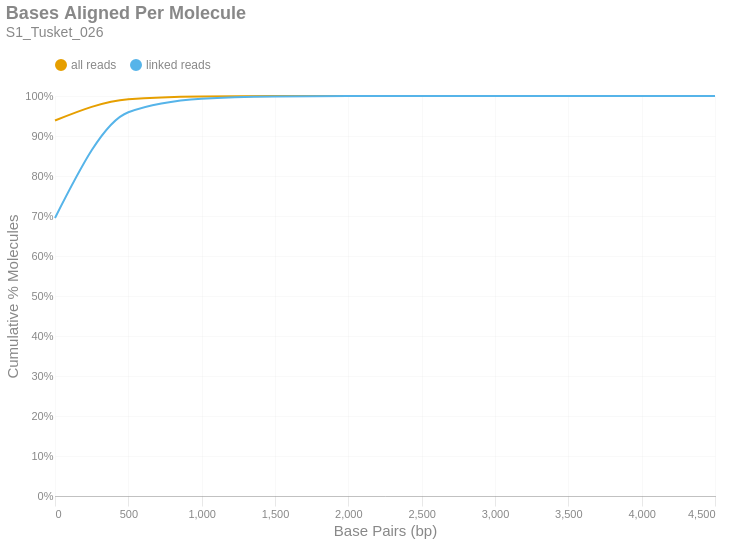

Notebook code for this chart:
### Markdown cell above
### Bases Aligned Per Molecule
This is a cumulative frequency distribution showing the number of base pairs aligned per unique molecule. These data are shown in 500 bp bins. There are two distributions: one with `all reads` (yellow) and another with only `linked reads` (blue). The percent of molecules in the `linked reads` distribution is relative to the total number of linked molecules.

### Code cell
if SKIPLR:
    print_html(f"Skipped")
else:
    binned_df = consolidated_hist(valids['aligned_bp'], mask, 500, True)
    with SafeRender(binned_df):
        (
            density_plot(binned_df, 'Bases Aligned Per Molecule', samplename, 'basesper')
            .encode(
                x=alt.X('bin:Q', title="Base Pairs (bp)").axis(tickMinStep=500).scale(padding=0),
                y=alt.Y('value:Q', title='Cumulative % Molecules')
                    .axis(format='%')
                    .scale(domain = [0,1])
                    .stack(False),
                color=alt.Color("key:N").scale(domain = ["all reads", "linked reads"]),
                tooltip = [
                    alt.Tooltip("key:N", title = "Data Type"),
                    alt.Tooltip("range_label:N", title="Bases Aligned Per Molecule"),
                    alt.Tooltip("value:Q", format = ".2%", title="% Molecules (Cum.)")
                ]
            )
        ).display()

### Figure 1 — Vega-Lite specification as saved in the notebook (floating-point values rounded to 4 significant figures)
{"width": "container", "height": 400, "config": {"title": {"anchor": "start", "dy": -15, "fontSize": 18, "color": "#888888", "subtitleColor": "#888888", "subtitleFontSize": 14}, "arc": {"fill": "#0072B2"}, "axis": {"domainColor": "#888888", "domainWidth": 0.5, "gridWidth": 0.2, "grid": false, "titleFontWeight": 400, "titleFontSize": 15, "labelFontSize": 11, "labelColor": "#888888", "tickColor": "#888888", "tickWidth": 0.2, "titleColor": "#888888"}, "axisBand": {"grid": false}, "axisX": {"grid": true, "tickSize": 10, "domainCap": "round"}, "axisY": {"domain": false, "grid": true, "tickSize": 0, "domainCap": "round"}, "background": "transparent", "header": {"labelFontSize": 15, "labelColor": "#888888", "titleFontSize": 15, "titleFontWeight": 600, "titleColor": "#888888"}, "legend": {"labelFont": "sans-serif", "labelFontSize": 12, "labelColor": "#888888", "symbolSize": 100, "symbolType": "circle", "titleFontSize": 12, "titlePadding": 10, "titleColor": "#888888", "title": null, "orient": "top"}, "range": {"category": ["#E69F00", "#56B4E9", "#009E73", "#F0E442", "#0072B2", "#D55E00", "#CC79A7", "#000000"], "diverging": ["#cfe8f3", "#a2d4ec", "#73bfe2", "#46abdb", "#1696d2", "#12719e"]}, "area": {"fill": "#0072B2", "fillOpacity": 0.7, "line": true, "strokeOpacity": 0.7}, "line": {"color": "#0072B2", "stroke": "#0072B2", "strokeWidth": 2}, "trail": {"color": "#0072B2", "stroke": "#0072B2", "strokeWidth": 0, "size": 1}, "point": {"filled": true, "fillOpacity": 1.0, "size": 95}, "text": {"color": "#888888", "fontSize": 11, "align": "right", "fontWeight": 400, "size": 11}, "bar": {"fill": "#0072B2", "stroke": null}, "view": {"stroke": null, "continuousWidth": 660, "continuousHeight": 400}}, "data": {"name": "data-031cfe5630584d7893ae5944094f646a"}, "mark": {"type": "line", "interpolate": "monotone", "point": {"opacity": 0, "size": 275}}, "encoding": {"color": {"field": "key", "scale": {"domain": ["all reads", "linked reads"]}, "type": "nominal"}, "tooltip": [{"field": "key", "title": "Data Type", "type": "nominal"}, {"field": "range_label", "title": "Bases Aligned Per Molecule", "type": "nominal"}, {"field": "value", "format": ".2%", "title": "% Molecules (Cum.)", "type": "quantitative"}], "x": {"axis": {"tickMinStep": 500}, "field": "bin", "scale": {"padding": 0}, "title": "Base Pairs (bp)", "type": "quantitative"}, "y": {"axis": {"format": "%"}, "field": "value", "scale": {"domain": [0, 1]}, "stack": false, "title": "Cumulative % Molecules", "type": "quantitative"}}, "params": [{"name": "param_c36ac31b6afebe62", "select": {"type": "point", "fields": ["key"]}, "bind": "legend"}], "title": {"text": "Bases Aligned Per Molecule", "subtitle": "S1_Tusket_026"}, "transform": [{"fold": ["all reads (cumsum)", "linked reads (cumsum)"]}, {"calculate": "replace(datum.key, ' (cumsum)', '')", "as": "key"}, {"filter": {"param": "param_c36ac31b6afebe62"}}], "usermeta": {"embedOptions": {"downloadFileName": "S1_Tusket_026.basesper"}}, "$schema": "https://vega.github.io/schema/vega-lite/v6.1.0.json", "datasets": {"data-031cfe5630584d7893ae5944094f646a": [{"bin": "0.0", "interval": "0.0-500.0", "all reads": 0.9387, "linked reads": 0.695, "all reads (cumsum)": 0.9387, "linked reads (cumsum)": 0.695, "range_label": "0-499"}, {"bin": "500.0", "interval": "500.0-1000.0", "all reads": 0.05323, "linked reads": 0.2644, "all reads (cumsum)": 0.9919, "linked reads (cumsum)": 0.9595, "range_label": "500-999"}, {"bin": "1000.0", "interval": "1000.0-1500.0", "all reads": 0.006723, "linked reads": 0.03376, "all reads (cumsum)": 0.9987, "linked reads (cumsum)": 0.9933, "range_label": "1000-1499"}, {"bin": "1500.0", "interval": "1500.0-2000.0", "all reads": 0.001106, "linked reads": 0.005568, "all reads (cumsum)": 0.9998, "linked reads (cumsum)": 0.9988, "range_label": "1500-1999"}, {"bin": "2000.0", "interval": "2000.0-2500.0", "all reads": 0.0001881, "linked reads": 0.0009468, "all reads (cumsum)": 1.0, "linked reads (cumsum)": 0.9998, "range_label": "2000-2499"}, {"bin": "2500.0", "interval": "2500.0-3000.0", "all reads": 3.39e-05, "linked reads": 0.0001707, "all reads (cumsum)": 1.0, "linked reads (cumsum)": 0.9999, "range_label": "2500-2999"}, {"bin": "3000.0", "interval": "3000.0-3500.0", "all reads": 7.426e-06, "linked reads": 3.738e-05, "all reads (cumsum)": 1.0, "linked reads (cumsum)": 1.0, "range_label": "3000-3499"}, {"bin": "3500.0", "interval": "3500.0-4000.0", "all reads": 2.54e-06, "linked reads": 1.279e-05, "all reads (cumsum)": 1.0, "linked reads (cumsum)": 1.0, "range_label": "3500-3999"}, {"bin": "4000.0", "interval": "4000.0-4500.0", "all reads": 2.931e-07, "linked reads": 1.475e-06, "all reads (cumsum)": 1.0, "linked reads (cumsum)": 1.0, "range_label": "4000-4499"}, {"bin": "4500.0", "interval": "4500.0-5000.0", "all reads": 9.771e-08, "linked reads": 4.918e-07, "all reads (cumsum)": 1.0, "linked reads (cumsum)": 1.0, "range_label": "4500-4999"}]}}
